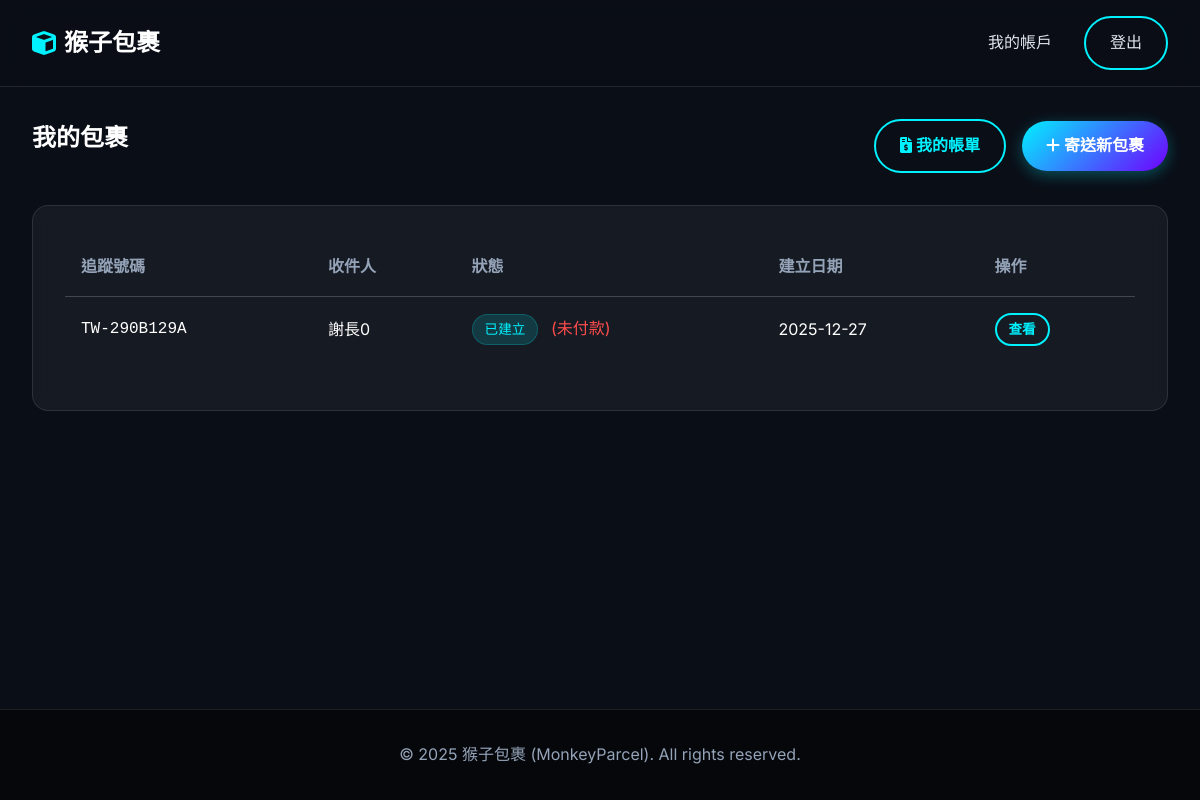
/dashboard (signed in), run on the app's committed database.
### app/models.py (models this page shows, shortened)
class Package(Base):
    __tablename__ = 'packages'
    id: Mapped[int] = mapped_column(primary_key=True)
    tracking_number: Mapped[str] = mapped_column(String(20), unique=True, nullable=False) # 物流單號
    sender_id: Mapped[int] = mapped_column(ForeignKey('customers.id'), nullable=False)
    recipient_name: Mapped[str] = mapped_column(String(100), nullable=False)
    recipient_address: Mapped[str] = mapped_column(String(200), nullable=False)
    recipient_phone: Mapped[str] = mapped_column(String(20), nullable=False)
    weight: Mapped[float] = mapped_column(Float, nullable=False) # 重量 (kg)
    width: Mapped[float] = mapped_column(Float, nullable=False)  # 寬 (cm)
    height: Mapped[float] = mapped_column(Float, nullable=False) # 高 (cm)
    length: Mapped[float] = mapped_column(Float, nullable=False) # 長 (cm)
    declared_value: Mapped[float] = mapped_column(Float, default=0.0) # 報值金額 (保險用)
    content_description: Mapped[str] = mapped_column(String(255), nullable=True) # 內容物描述
    package_type: Mapped[PackageType] = mapped_column(Enum(PackageType), default=PackageType.SMALL_BOX)
    delivery_speed: Mapped[DeliverySpeed] = mapped_column(Enum(DeliverySpeed), default=DeliverySpeed.STANDARD)
    status: Mapped[PackageStatus] = mapped_column(Enum(PackageStatus), default=PackageStatus.CREATED)
    is_hazardous: Mapped[bool] = mapped_column(Boolean, default=False)   # 易燃物/危險品
    is_fragile: Mapped[bool] = mapped_column(Boolean, default=False)     # 易碎品
    is_international: Mapped[bool] = mapped_column(Boolean, default=False) # 國際件
    created_at: Mapped[datetime] = mapped_column(DateTime, default=datetime.now) # 寄件時間
    estimated_delivery: Mapped[datetime] = mapped_column(DateTime, nullable=True) # 預計抵達時間
    shipping_cost: Mapped[float] = mapped_column(Float, default=0.0) # 運費金額
    sender: Mapped["Customer"] = relationship("Customer", back_populates="packages", foreign_keys=[sender_id])
    tracking_events: Mapped[List["TrackingEvent"]] = relationship("TrackingEvent", back_populates="package", cascade="all, delete-orphan")
    assigned_driver_id: Mapped[Optional[int]] = mapped_column(ForeignKey('users.id'), nullable=True)
    assigned_driver: Mapped[Optional["User"]] = relationship("User", foreign_keys=[assigned_driver_id])
    @property
    def status_label(self):
        return PACKAGE_STATUS_LABELS.get(self.status, self.status.value)

class Bill(Base):
    __tablename__ = 'bills'
    id: Mapped[int] = mapped_column(primary_key=True)
    customer_id: Mapped[int] = mapped_column(ForeignKey('customers.id'), nullable=False)
    package_id: Mapped[int] = mapped_column(ForeignKey('packages.id'), nullable=False, unique=True) # 每個包裹對應一個帳單
    amount: Mapped[float] = mapped_column(Float, nullable=False) # 總計金額
    is_paid: Mapped[bool] = mapped_column(Boolean, default=False) # 是否已付款
    created_at: Mapped[datetime] = mapped_column(DateTime, default=datetime.now)
    paid_at: Mapped[Optional[datetime]] = mapped_column(DateTime, nullable=True) # 付款日期
    customer: Mapped["Customer"] = relationship("Customer", back_populates="bills")
    package: Mapped["Package"] = relationship("Package", backref=backref("bill", uselist=False))
    payment_method: Mapped[Optional[PaymentMethod]] = mapped_column(Enum(PaymentMethod), nullable=True)

### app/routes.py (the view, shortened to what this page needs)
@main.route('/dashboard')
@login_required
def dashboard():
    user_id = session['user_id']
    role = session['user_role']
    if role == 'customer':
        packages = services.get_user_packages(user_id)
        return render_template('dashboard_customer.html', packages=packages)
    elif role == 'driver':
        packages = services.get_packages_for_driver(session['user_id'])
        return render_template('dashboard_employee.html', packages=packages, is_driver=True)
    elif role == 'admin':
        return render_template('dashboard_admin.html')
    return "Unknown Role"

### app/routes.py (called while the page is built)
def login_required(f):
    @wraps(f)
    def decorated_function(*args, **kwargs):
        if 'user_id' not in session:
            return redirect(url_for('main.login'))
        return f(*args, **kwargs)
    return decorated_function

### app/services.py (called while the page is built)
def get_user_packages(user_id):
    return db.session.execute(
        db.select(models.Package).filter_by(sender_id=user_id).order_by(models.Package.created_at.desc())
    ).scalars().all()

### app/templates/dashboard_customer.html (shortened to what this page needs)
{% extends "base.html" %}
{% block content %}
<div class="container">
    <div
        style="display: flex; justify-content: space-between; align-items: center; margin-bottom: 2rem; flex-wrap: wrap; gap: 1rem;">
        <h2>我的包裹</h2>
        <div style="display: flex; gap: 1rem; align-items: center; flex-wrap: wrap;">
            <a href="{{ url_for('main.my_bills') }}" class="btn btn-outline">
                <i class="fas fa-file-invoice-dollar"></i> 我的帳單
            </a>
            <a href="{{ url_for('main.create_package') }}" class="btn btn-primary">
                <i class="fas fa-plus"></i> 寄送新包裹
            </a>
        </div>
    </div>
    <div class="card">
        {% if packages %}
        <table class="table">
            <thead>
                <tr>
                    <th>追蹤號碼</th>
                    <th>收件人</th>
                    <th>狀態</th>
                    <th>建立日期</th>
                    <th>操作</th>
                </tr>
            </thead>
            <tbody>
                {% for pkg in packages %}
                <tr>
                    <td style="font-family: 'Roboto Mono', monospace;">{{ pkg.tracking_number }}</td>
                    <td>{{ pkg.recipient_name }}</td>
                    <td>
                        <span class="badge badge-info">
                            {{ pkg.status_label }}
                        </span>
                        {% if pkg.status.name == 'CREATED' and pkg.bill %}
                        <span class="{{ 'text-success' if pkg.bill.is_paid else 'text-error' }}"
                            style="margin-left: 0.5rem;">
                            ({{ '已付款' if pkg.bill.is_paid else '未付款' }})
                        </span>
                        {% endif %}
                    </td>
                    <td>{{ pkg.created_at.strftime('%Y-%m-%d') }}</td>
                    <td>
                        <a href="{{ url_for('main.tracking_result', tracking_number=pkg.tracking_number) }}"
                            class="btn btn-outline" style="padding: 0.25rem 0.75rem; font-size: 0.85rem;">查看</a>
                    </td>
                </tr>
                {% endfor %}
            </tbody>
        </table>
        {% else %}
        <div style="text-align: center; padding: 3rem;">
            <p style="color: var(--text-muted); margin-bottom: 1rem;">您尚未寄送任何包裹。</p>
            <a href="{{ url_for('main.create_package') }}" class="btn btn-primary">立即寄件</a>
        </div>
        {% endif %}
    </div>
</div>
{% endblock %}

### app/static/css/style.css (style rules this page uses)
:root { --primary-color: #00f2ff; --primary-dark: #00c8d4; --secondary-color: #7000ff; --bg-color: #0a0e17; --card-bg: rgba(255, 255, 255, 0.05); --text-color: #e0e6ed; --text-muted: #94a3b8; --border-color: rgba(255, 255, 255, 0.1); --success-color: #00ff9d; --error-color: #ff4d4d; --gradient-main: linear-gradient(135deg, #00f2ff 0%, #7000ff 100%); }
* { box-sizing: border-box; margin: 0; padding: 0; }
body { font-family: 'Inter', 'Noto Sans TC', sans-serif; background-color: var(--bg-color); color: var(--text-color); line-height: 1.6; min-height: 100vh; display: flex; flex-direction: column; }
h1, h2, h3, h4, h5, h6 { font-weight: 700; margin-bottom: 1rem; color: #fff; }
a { text-decoration: none; color: var(--primary-color); transition: all 0.3s ease; }
.container { max-width: 1200px; margin: 0 auto; padding: 0 2rem; }
.btn { display: inline-block; padding: 0.75rem 1.5rem; border-radius: 50px; font-weight: 600; cursor: pointer; border: none; transition: all 0.3s ease; }
.btn-primary { background: var(--gradient-main); color: #fff; box-shadow: 0 4px 15px rgba(0, 242, 255, 0.3); }
.btn-outline { background: transparent; border: 2px solid var(--primary-color); color: var(--primary-color); }
.card { background: var(--card-bg); border: 1px solid var(--border-color); border-radius: 16px; padding: 2rem; backdrop-filter: blur(10px); margin-bottom: 1.5rem; }
.table { width: 100%; border-collapse: collapse; color: #fff; margin-bottom: 1rem; }
.table th { text-align: left; padding: 1rem; border-bottom: 1px solid var(--border-color); font-weight: 600; color: var(--text-muted); }
.table td { padding: 1rem; border-bottom: 1px solid rgba(255, 255, 255, 0.05); vertical-align: middle; }
.table tr:last-child td { border-bottom: none; }
.badge { display: inline-block; padding: 0.25rem 0.75rem; border-radius: 50px; font-size: 0.85rem; font-weight: 500; background: rgba(255, 255, 255, 0.1); color: #fff; white-space: nowrap; }
.badge-info { background: rgba(0, 242, 255, 0.15); color: var(--primary-color); border: 1px solid rgba(0, 242, 255, 0.2); }
.card, .hero, .timeline-item { animation: fadeIn 0.5s ease-out forwards; }
.text-error { color: var(--error-color); }

### data on the page
Package: tracking_number "TW-290B129A", recipient_name "謝長0", status_label "已建立", created_at "2025-12-27"
Bill: is_paid "未付款"
